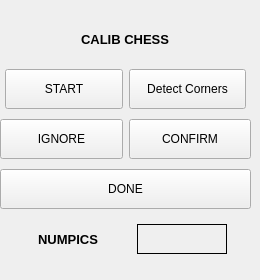
    <widget class="QWidget" name="tab">
     <attribute name="title">
      <string>CALIB</string>
     </attribute>
     <widget class="QWidget" name="verticalLayoutWidget_2">
      <property name="geometry">
       <rect>
        <x>0</x>
        <y>10</y>
        <width>251</width>
        <height>261</height>
       </rect>
      </property>
      <layout class="QVBoxLayout" name="verticalLayout_2">
       <property name="topMargin">
        <number>5</number>
       </property>
       <property name="bottomMargin">
        <number>5</number>
       </property>
       <item>
        <layout class="QHBoxLayout" name="horizontalLayout_25">
         <property name="leftMargin">
          <number>5</number>
         </property>
         <property name="topMargin">
          <number>5</number>
         </property>
         <property name="rightMargin">
          <number>5</number>
         </property>
         <property name="bottomMargin">
          <number>5</number>
         </property>
         <item>
          <widget class="QLabel" name="axisCB_X_46">
           <property name="sizePolicy">
            <sizepolicy hsizetype="Maximum" vsizetype="Fixed">
             <horstretch>0</horstretch>
             <verstretch>0</verstretch>
            </sizepolicy>
           </property>
           <property name="minimumSize">
            <size>
             <width>120</width>
             <height>30</height>
            </size>
           </property>
           <property name="maximumSize">
            <size>
             <width>90</width>
             <height>30</height>
            </size>
           </property>
           <property name="font">
            <font>
             <pointsize>10</pointsize>
             <weight>75</weight>
             <italic>false</italic>
             <bold>true</bold>
             <stylestrategy>PreferAntialias</stylestrategy>
            </font>
           </property>
           <property name="text">
            <string>CALIB CHESS</string>
           </property>
           <property name="alignment">
            <set>Qt::AlignCenter</set>
           </property>
           <property name="axis" stdset="0">
            <string>X</string>
           </property>
          </widget>
         </item>
        </layout>
       </item>
       <item>
        <layout class="QHBoxLayout" name="horizontalLayout_23">
         <property name="leftMargin">
          <number>5</number>
         </property>
         <property name="rightMargin">
          <number>5</number>
         </property>
         <item>
          <widget class="QPushButton" name="captureButton">
           <property name="minimumSize">
            <size>
             <width>0</width>
             <height>40</height>
            </size>
           </property>
           <property name="text">
            <string>START</string>
           </property>
          </widget>
         </item>
         <item>
          <widget class="QPushButton" name="detectCornersButton">
           <property name="minimumSize">
            <size>
             <width>0</width>
             <height>40</height>
            </size>
           </property>
           <property name="text">
            <string>Detect Corners</string>
           </property>
          </widget>
         </item>
        </layout>
       </item>
       <item>
        <layout class="QHBoxLayout" name="horizontalLayout_26">
         <item>
          <widget class="QPushButton" name="ignoreButton">
           <property name="minimumSize">
            <size>
             <width>0</width>
             <height>40</height>
            </size>
           </property>
           <property name="text">
            <string>IGNORE</string>
           </property>
          </widget>
         </item>
         <item>
          <widget class="QPushButton" name="confirmButton">
           <property name="minimumSize">
            <size>
             <width>0</width>
             <height>40</height>
            </size>
           </property>
           <property name="text">
            <string>CONFIRM</string>
           </property>
          </widget>
         </item>
        </layout>
       </item>
       <item>
        <widget class="QPushButton" name="doneButton">
         <property name="minimumSize">
          <size>
           <width>0</width>
           <height>40</height>
          </size>
         </property>
         <property name="text">
          <string>DONE</string>
         </property>
        </widget>
       </item>
       <item>
        <layout class="QHBoxLayout" name="horizontalLayout_32">
         <property name="leftMargin">
          <number>5</number>
         </property>
         <property name="topMargin">
          <number>5</number>
         </property>
         <property name="rightMargin">
          <number>5</number>
         </property>
         <property name="bottomMargin">
          <number>5</number>
         </property>
         <item>
          <widget class="QLabel" name="axisCB_X_48">
           <property name="sizePolicy">
            <sizepolicy hsizetype="Fixed" vsizetype="Fixed">
             <horstretch>0</horstretch>
             <verstretch>0</verstretch>
            </sizepolicy>
           </property>
           <property name="minimumSize">
            <size>
             <width>54</width>
             <height>30</height>
            </size>
           </property>
           <property name="maximumSize">
            <size>
             <width>90</width>
             <height>30</height>
            </size>
           </property>
           <property name="font">
            <font>
             <pointsize>10</pointsize>
             <weight>75</weight>
             <italic>false</italic>
             <bold>true</bold>
             <stylestrategy>PreferAntialias</stylestrategy>
            </font>
           </property>
           <property name="text">
            <string>NUMPICS</string>
           </property>
           <property name="alignment">
            <set>Qt::AlignCenter</set>
           </property>
           <property name="axis" stdset="0">
            <string>X</string>
           </property>
          </widget>
         </item>
         <item>
          <widget class="QLabel" name="lbl_numpics">
           <property name="sizePolicy">
            <sizepolicy hsizetype="Fixed" vsizetype="Fixed">
             <horstretch>0</horstretch>
             <verstretch>0</verstretch>
            </sizepolicy>
           </property>
           <property name="minimumSize">
            <size>
             <width>54</width>
             <height>30</height>
            </size>
           </property>
           <property name="maximumSize">
            <size>
             <width>90</width>
             <height>30</height>
            </size>
           </property>
           <property name="font">
            <font>
             <pointsize>10</pointsize>
             <weight>75</weight>
             <italic>false</italic>
             <bold>true</bold>
             <stylestrategy>PreferAntialias</stylestrategy>
            </font>
           </property>
           <property name="frameShape">
            <enum>QFrame::Box</enum>
           </property>
           <property name="text">
            <string/>
           </property>
           <property name="alignment">
            <set>Qt::AlignCenter</set>
           </property>
           <property name="axis" stdset="0">
            <string>X</string>
           </property>
          </widget>
         </item>
        </layout>
       </item>
      </layout>
     </widget>
    </widget>
